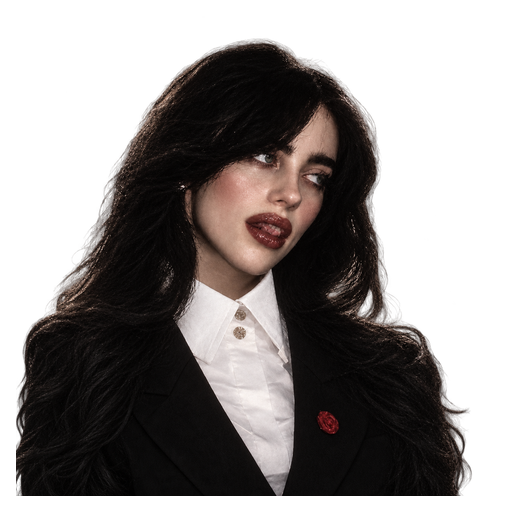
#> input picture app/assets/portrait-dark.png, 512 x 512 px; its folder holds only this picture in this run
$ python pack-aura-masks.py
#> lines starting #> are read from the running program, lines starting #| are printed output that depends on the picture; after the words box and inside, x2 and y2 are one past the last pixel; in counts of white or black regions, pixels touching at a corner belong together
"""Build silhouette-distance masks for the portrait-only animated aura shader."""
from pathlib import Path
from PIL import Image
from scipy.ndimage import distance_transform_edt,binary_dilation
import numpy as np,json,zlib,hashlib
root=Path(__file__).resolve().parents[1];records={}
for name in ['dark','warm','smile','tate','kakashi','sharingan']:
 im=Image.open(root/f'app/assets/portrait-{name}.png').convert('RGBA');parts=[];offsets=[]
#> further down, im is the input picture: PIL image 512x512 RGBA; mean R, G, B, A 29, 24.4, 23, 136.2
 while True:
  a=np.asarray(im.getchannel('A'));inside=binary_dilation(a>2,iterations=max(1,round(im.width*2/512)))
  distance=distance_transform_edt(~inside);radius=max(1,im.width*48/512)
  glow=np.clip(1-distance/radius,0,1);glow=glow*glow*(3-2*glow)
  yy=np.arange(im.height)[:,None]/im.height;fade=np.clip((.98-yy)/.16,0,1);glow*=fade*fade*(3-2*fade)
  mask=np.where(inside,224+a.astype(float)*31/255,glow*96).astype('uint8')
  offsets.append({'width':im.width,'offset':sum(len(p) for p in parts)});parts.append(mask.tobytes())
  if im.width==1:break
  im=im.resize((im.width//2,im.height//2),Image.Resampling.LANCZOS)
#> this loop made 10 passes
#> (a, inside, distance, glow, mask) on passes 9 to 10: ([[128, 106], [229, 178]], [[True, True], [True, True]], [[0, 0], [0, 0]], [[1, 1], [1, 1]], [[239, 236], [251, 245]]), ([161], [True], [0], [1], [243])
#> (distance, glow) on pass 8: ([[0, 0, 0, 0], [0, 0, 0, 0], [0, 0, 0, 0], [0, 0, 0, 0]], [[1, 1, 1, 1], [1, 1, 1, 1], [1, 1, 1, 1], [1, 1, 1, 1]])
#> pass 1, `a = np.asarray(im.getchannel('A'))`:
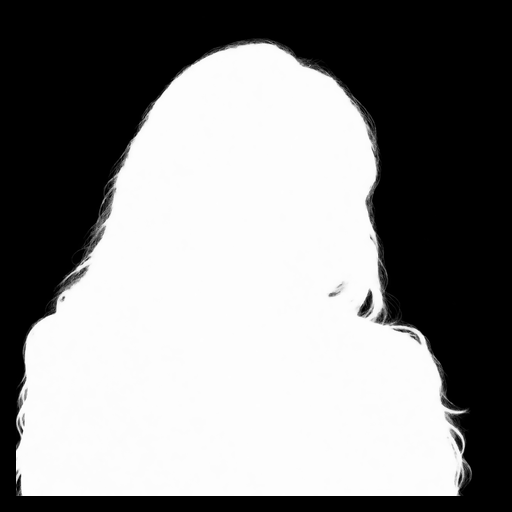
#> a: shape (512, 512); min 0, max 255, mean 136.2
#> pass 1, `inside = binary_dilation(a > 2, iterations=max(1, round(im.width * 2 /`:
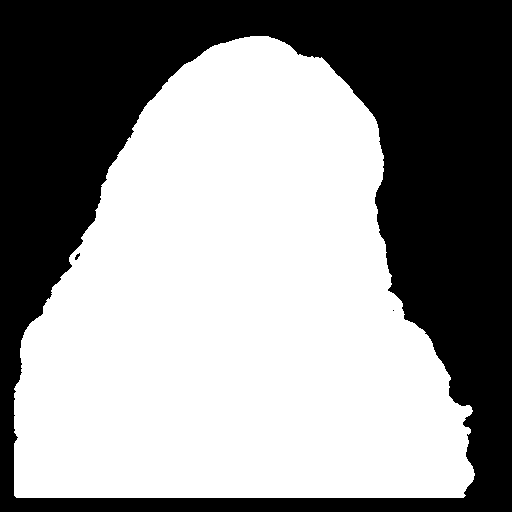
#> inside: shape (512, 512) bool; 57.4% white; 3 black regions (2 under 20 px), largest, box (x1, y1, x2, y2) and area: (0, 0, 512, 512) 111683
#> pass 1, `distance = distance_transform_edt(~inside)`:
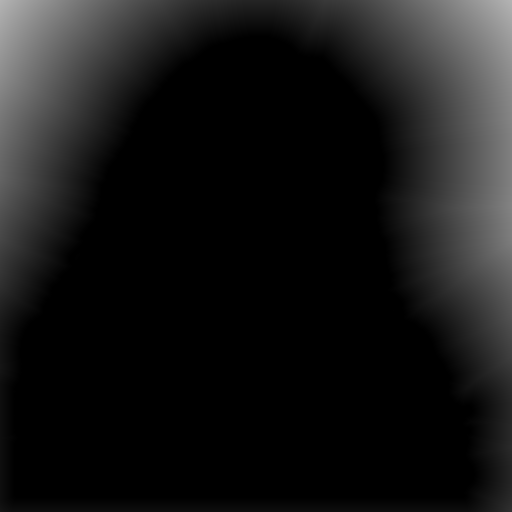
#> distance: shape (512, 512) float64; min 0, max 179.8, mean 23.3
#> pass 1, `glow = np.clip(1 - distance / radius, 0, 1)`:
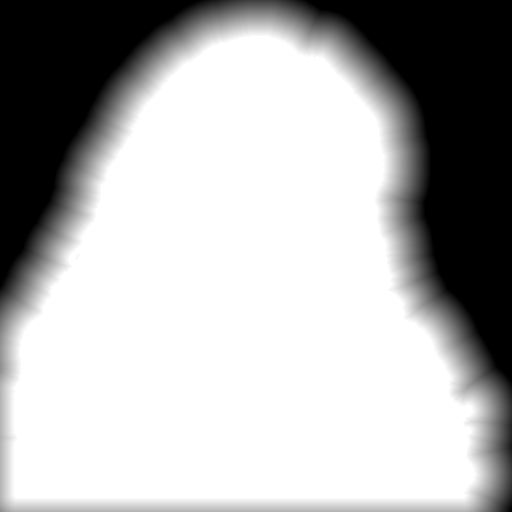
#> glow: shape (512, 512) float64; min 0, max 1, mean 0.697
#> after the loop, offsets = 10 items; parts = 10 items
#> (the run stopped early here; a loop or call above may not have finished)
